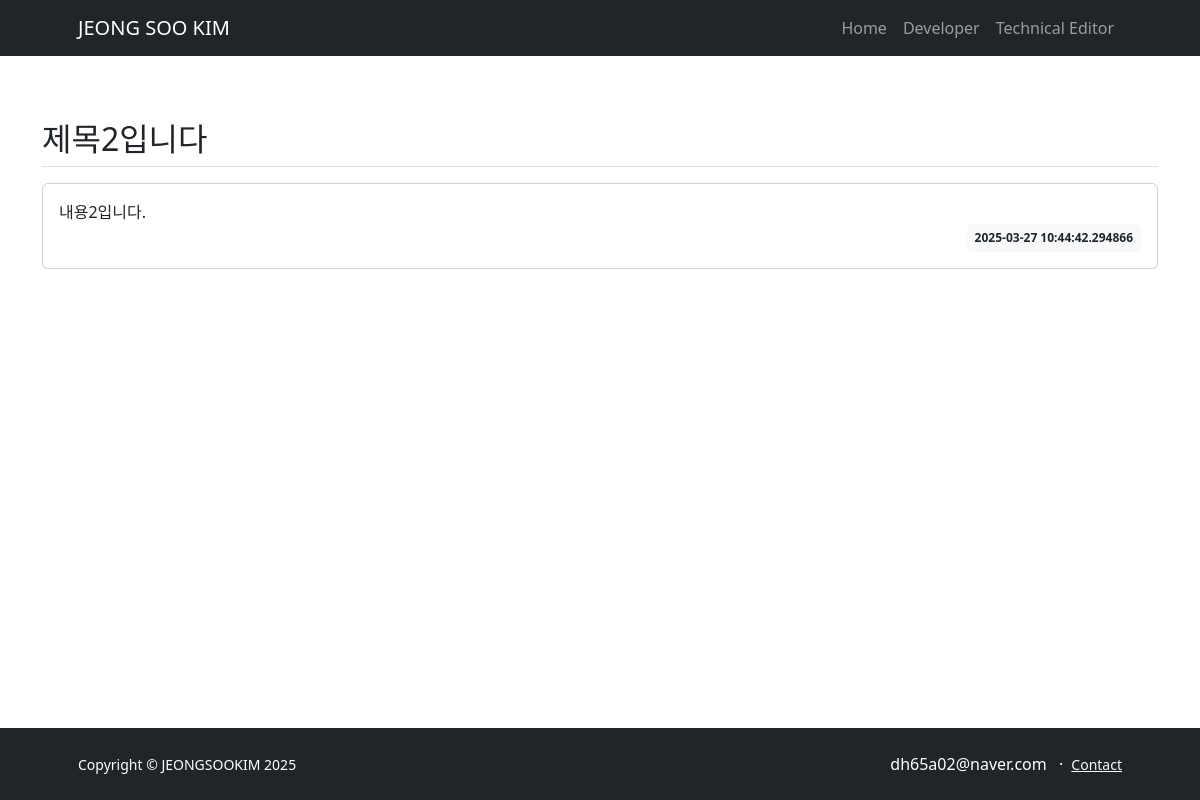
The app's page /board/details/2/ with its own data.
### board/models.py (models this page shows)
class Question(db.Model):
    id = db.Column(db.Integer, primary_key=True)
    subject = db.Column(db.String(200), nullable=False)
    content = db.Column(db.Text(), nullable=False)
    create_date = db.Column(db.DateTime(), nullable=False)

### board/views/board_views.py (the view)
@cbp.route('/details/<int:question_id>/')
def detail(question_id):
    question = Question.query.get_or_404(question_id)
    return render_template('board/boardDetail.html', question=question)

### templates/board/boardDetail.html
{% extends 'base.html' %}
{% block content %}
<div class="container my-3">
    <h2 class="border-bottom py-2">{{ question.subject }}</h2>
    <div class="card my-3">
        <div class="card-body">
            <div class="card-text" style="white-space: pre-line;">{{ question.content }}</div>
            <div class="d-flex justify-content-end">
                <div class="badge bg-light text-dark p-2">
                    {{ question.create_date }}
                </div>
            </div>
        </div>
    </div>
{% endblock %}

### records on screen
Question: subject "제목2입니다", content "내용2입니다.", create_date "2025-03-27 10:44:42.294866"
